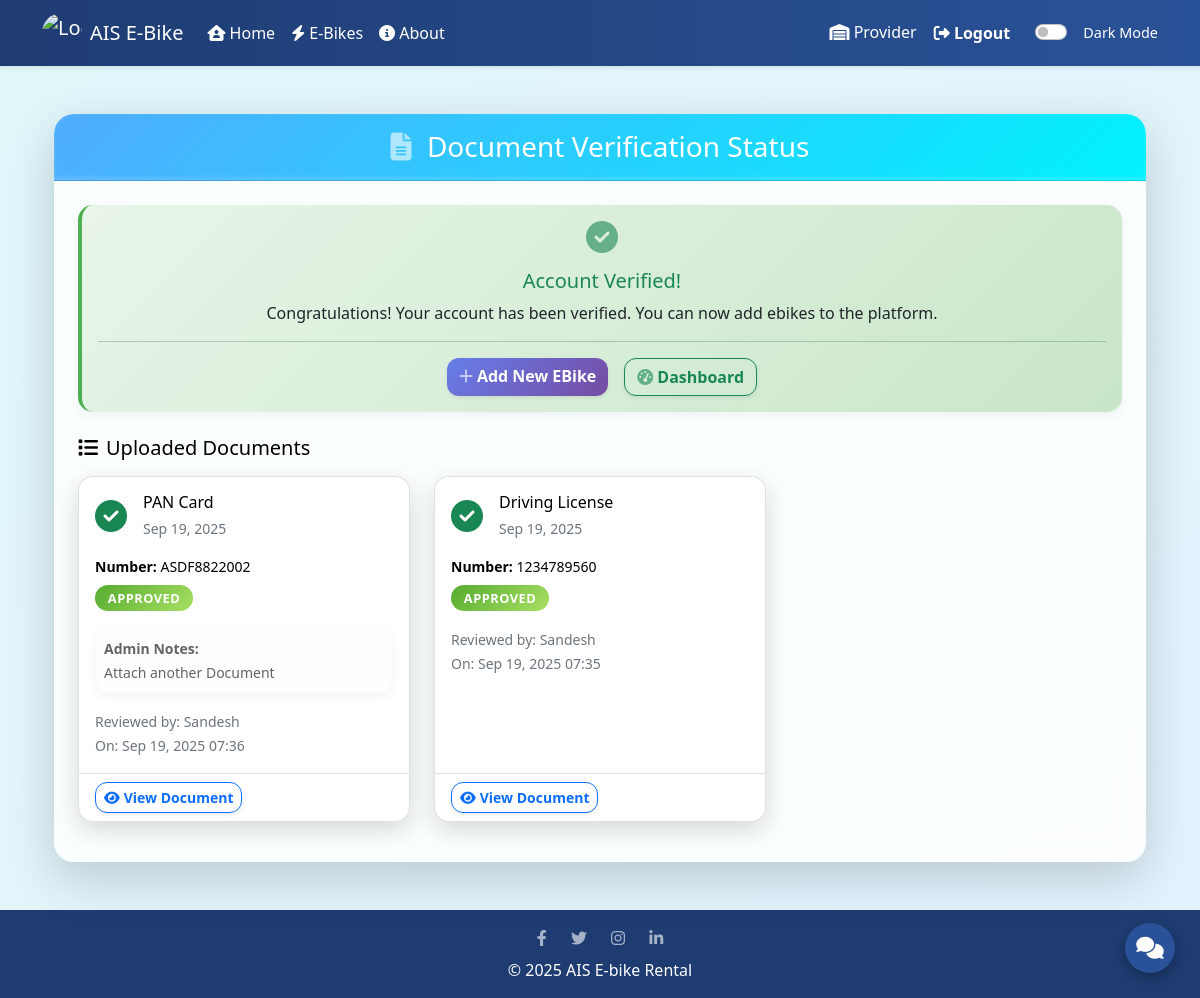
The app's page /vehicle-providers/view-documents/ (signed in), older data.
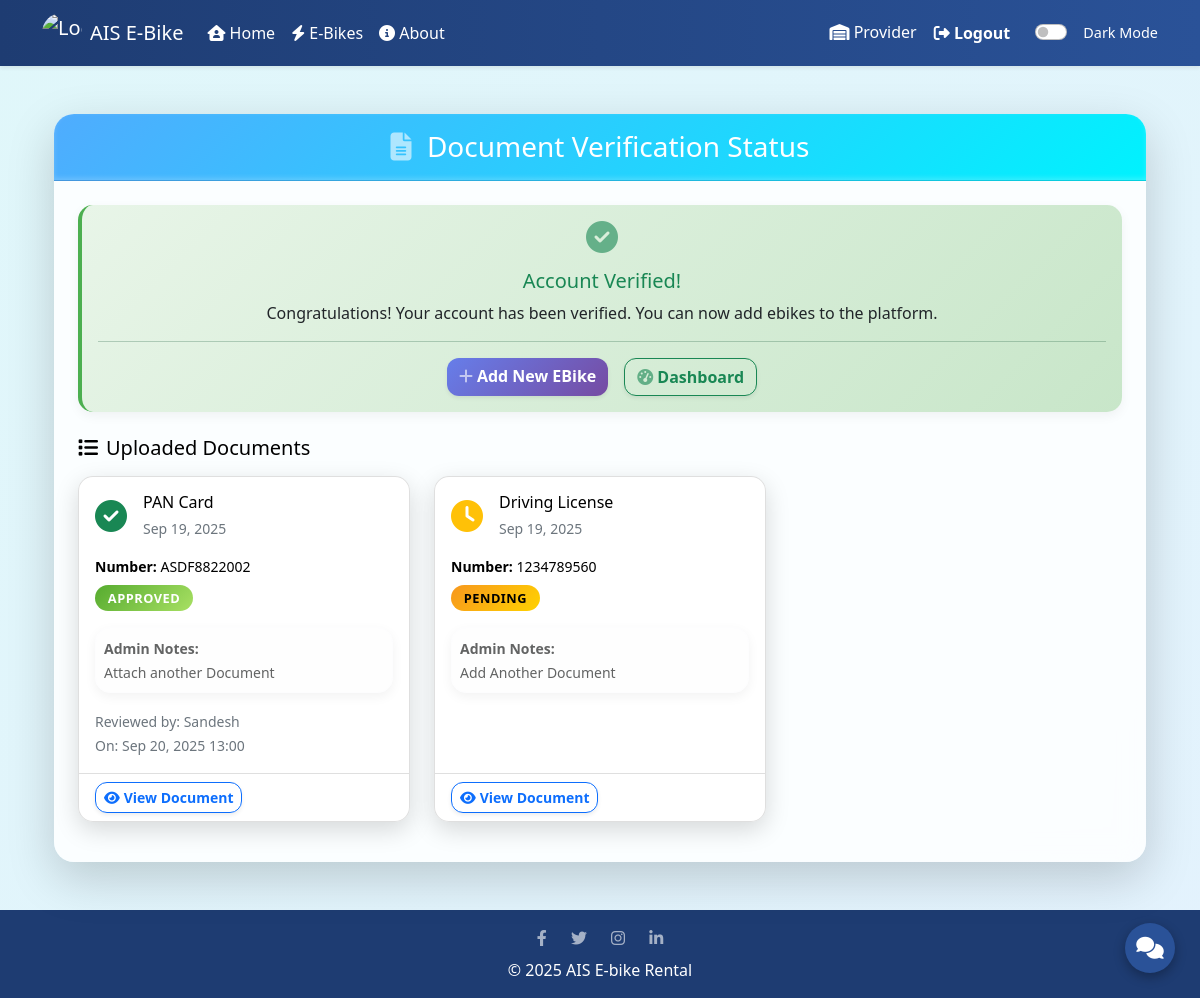
The same page, newer data.
### core/models.py (models this page shows, shortened)
class ProviderDocument(models.Model):
    DOCUMENT_TYPES = [
        ('aadhar', 'Aadhar Card'),
        ('pan', 'PAN Card'),
        ('driving_license', 'Driving License'),
        ('business_license', 'Business License'),
        ('insurance', 'Insurance Document'),
        ('other', 'Other'),
    ]
    VERIFICATION_STATUS = [
        ('pending', 'Pending'),
        ('approved', 'Approved'),
        ('rejected', 'Rejected'),
    ]
    provider = models.ForeignKey(User, on_delete=models.CASCADE, related_name='provider_documents')
    document_type = models.CharField(max_length=20, choices=DOCUMENT_TYPES)
    document_file = models.FileField(upload_to='provider_documents/')
    document_number = models.CharField(max_length=100, blank=True, null=True)
    uploaded_at = models.DateTimeField(auto_now_add=True)
    status = models.CharField(max_length=10, choices=VERIFICATION_STATUS, default='pending')
    admin_notes = models.TextField(blank=True, null=True, help_text="Admin notes about this document")
    reviewed_by = models.ForeignKey(User, on_delete=models.SET_NULL, null=True, blank=True, related_name='reviewed_documents')
    reviewed_at = models.DateTimeField(null=True, blank=True)
    class Meta:
        ordering = ['-uploaded_at']

class User(AbstractUser):
    is_rider = models.BooleanField(default=False)
    is_vehicle_provider = models.BooleanField(default=False)
    mobile_number = models.CharField(max_length=15)
    profile_image = models.ImageField(upload_to='profile_images/', blank=True, null=True)
    is_verified_provider = models.BooleanField(default=False, help_text="Admin verification status for vehicle providers")
    verification_notes = models.TextField(blank=True, null=True, help_text="Admin notes about verification")

### vehicle_providers/views.py (the view)
# urls.py: path('view-documents/', views.view_documents, name='view_documents'),
@login_required
def view_documents(request):
    documents = ProviderDocument.objects.filter(provider=request.user)
    verification_status = request.user.is_verified_provider
    return render(request, 'vehicle_providers/view_documents.html', {
        'documents': documents,
        'verification_status': verification_status,
    })

### core/context_processors.py (called while the page is built)
def unread_notification_count(request):
    try:
        Notification = apps.get_model('core', 'Notification')
        public_count = Notification.objects.filter(is_public=True).count()
        if request.user.is_authenticated:
            user_count = Notification.objects.filter(recipient=request.user, is_read=False).count()
            count = public_count + user_count
        else:
            count = public_count
    except Exception:
        count = 0
    return {'unread_notification_count': count}

### templates/vehicle_providers/view_documents.html (shortened to what the changed rows need)
{% extends 'core/base.html' %}
{% load static %}
{% block content %}
<div class="container mt-5">
    <div class="row">
        <div class="col-12">
            <div class="card shadow-lg border-0">
                <div class="card-body p-4">
                    {% if documents %}
                        <div class="mt-4">
                            <div class="row">
                                {% for document in documents %}
                                    <div class="col-md-6 col-lg-4 mb-3">
                                        <div class="card h-100">
                                            <div class="card-body">
                                                <div class="d-flex align-items-center mb-3">
                                                    {% if document.status == 'approved' %}
                                                        <i class="fas fa-check-circle text-success fa-2x me-3"></i>
                                                    {% elif document.status == 'rejected' %}
                                                        <i class="fas fa-times-circle text-danger fa-2x me-3"></i>
                                                    {% else %}
                                                        <i class="fas fa-clock text-warning fa-2x me-3"></i>
                                                    {% endif %}
                                                    <div>
                                                        <h6 class="mb-1">{{ document.get_document_type_display }}</h6>
                                                        <small class="text-muted">{{ document.uploaded_at|date:"M d, Y" }}</small>
                                                    </div>
                                                </div>
                                                {% if document.document_number %}
                                                    <p class="small mb-2">
                                                        <strong>Number:</strong> {{ document.document_number }}
                                                    </p>
                                                {% endif %}
                                                <div class="mb-3">
                                                    <span class="badge
                                                        {% if document.status == 'approved' %}bg-success
                                                        {% elif document.status == 'rejected' %}bg-danger
                                                        {% else %}bg-warning{% endif %}">
                                                        {{ document.get_status_display }}
                                                    </span>
                                                </div>
                                                {% if document.admin_notes %}
                                                    <div class="alert alert-light p-2 mb-3">
                                                        <small>
                                                            <strong>Admin Notes:</strong><br>
                                                            {{ document.admin_notes }}
                                                        </small>
                                                    </div>
                                                {% endif %}
                                                {% if document.reviewed_by %}
                                                    <small class="text-muted">
                                                        Reviewed by: {{ document.reviewed_by.username }}<br>
                                                        On: {{ document.reviewed_at|date:"M d, Y H:i" }}
                                                    </small>
                                                {% endif %}
                                            </div>
                                            <div class="card-footer bg-transparent">
                                                <a href="{{ document.document_file.url }}" target="_blank" class="btn btn-outline-primary btn-sm shadow-sm">
                                                    <i class="fas fa-eye me-1"></i>View Document
                                                </a>
                                            </div>
                                        </div>
                                    </div>
                                {% endfor %}
                            </div>
                        </div>
                    {% endif %}
                </div>
            </div>
        </div>
    </div>
</div>
{% endblock %}

Row changes from the older to the newer data that the page shows:
changed ProviderDocument "PAN Card": reviewed_at "Sep 19, 2025 07:36" → "Sep 20, 2025 13:00"
changed ProviderDocument "Driving License": status "APPROVED" → "PENDING"; admin_notes (not shown) → "Add Another Document"; reviewed_by_id 11 → empty (drawn); reviewed_by.username "Sandesh" → (not shown); reviewed_at "Sep 19, 2025 07:35" → (not shown)
